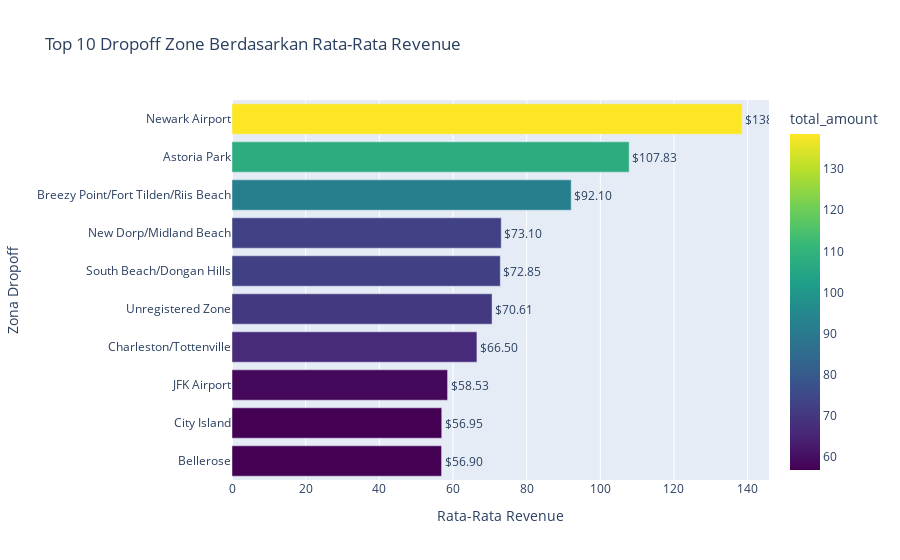

The notebook cell this image was saved under:
### Markdown cell above
### Rata-Rata Revenue

### Code cell
do_avg_revenue = df.groupby('DO_Zone')['total_amount'].mean().sort_values(ascending=False).head(10).reset_index()

fig = px.bar(
    do_avg_revenue,
    x='total_amount',
    y='DO_Zone',
    orientation='h',
    title='Top 10 Dropoff Zone Berdasarkan Rata-Rata Revenue',
    text='total_amount',
    color='total_amount',
    color_continuous_scale='viridis'
)
fig.update_traces(texttemplate='$%{text:.2f}', textposition='outside')
fig.update_layout(yaxis={'categoryorder': 'total ascending'},
                  xaxis_title='Rata-Rata Revenue',
                  yaxis_title='Zona Dropoff')
fig.show()

### Figure 1 — Plotly figure (JSON) as saved in the notebook; plotly's stock layout.template omitted (floating-point values rounded to 4 significant figures)
{"data": [{"hovertemplate": "total_amount=%{marker.color}<br>DO_Zone=%{y}<extra></extra>", "legendgroup": "", "marker": {"color": [138.5, 107.8, 92.1, 73.1, 72.85, 70.61, 66.5, 58.53, 56.95, 56.9], "coloraxis": "coloraxis", "pattern": {"shape": ""}}, "name": "", "orientation": "h", "showlegend": false, "text": [138.5, 107.8, 92.1, 73.1, 72.85, 70.61, 66.5, 58.53, 56.95, 56.9], "textposition": "outside", "texttemplate": "$%{text:.2f}", "type": "bar", "x": [138.5, 107.8, 92.1, 73.1, 72.85, 70.61, 66.5, 58.53, 56.95, 56.9], "xaxis": "x", "y": ["Newark Airport", "Astoria Park", "Breezy Point/Fort Tilden/Riis Beach", "New Dorp/Midland Beach", "South Beach/Dongan Hills", "Unregistered Zone", "Charleston/Tottenville", "JFK Airport", "City Island", "Bellerose"], "yaxis": "y"}], "layout": {"barmode": "relative", "coloraxis": {"colorbar": {"title": {"text": "total_amount"}}, "colorscale": [[0, "#440154"], [0.1111, "#482878"], [0.2222, "#3e4989"], [0.3333, "#31688e"], [0.4444, "#26828e"], [0.5556, "#1f9e89"], [0.6667, "#35b779"], [0.7778, "#6ece58"], [0.8889, "#b5de2b"], [1, "#fde725"]]}, "legend": {"tracegroupgap": 0}, "title": {"text": "Top 10 Dropoff Zone Berdasarkan Rata-Rata Revenue"}, "xaxis": {"anchor": "y", "domain": [0, 1], "title": {"text": "Rata-Rata Revenue"}}, "yaxis": {"anchor": "x", "categoryorder": "total ascending", "domain": [0, 1], "title": {"text": "Zona Dropoff"}}}}
